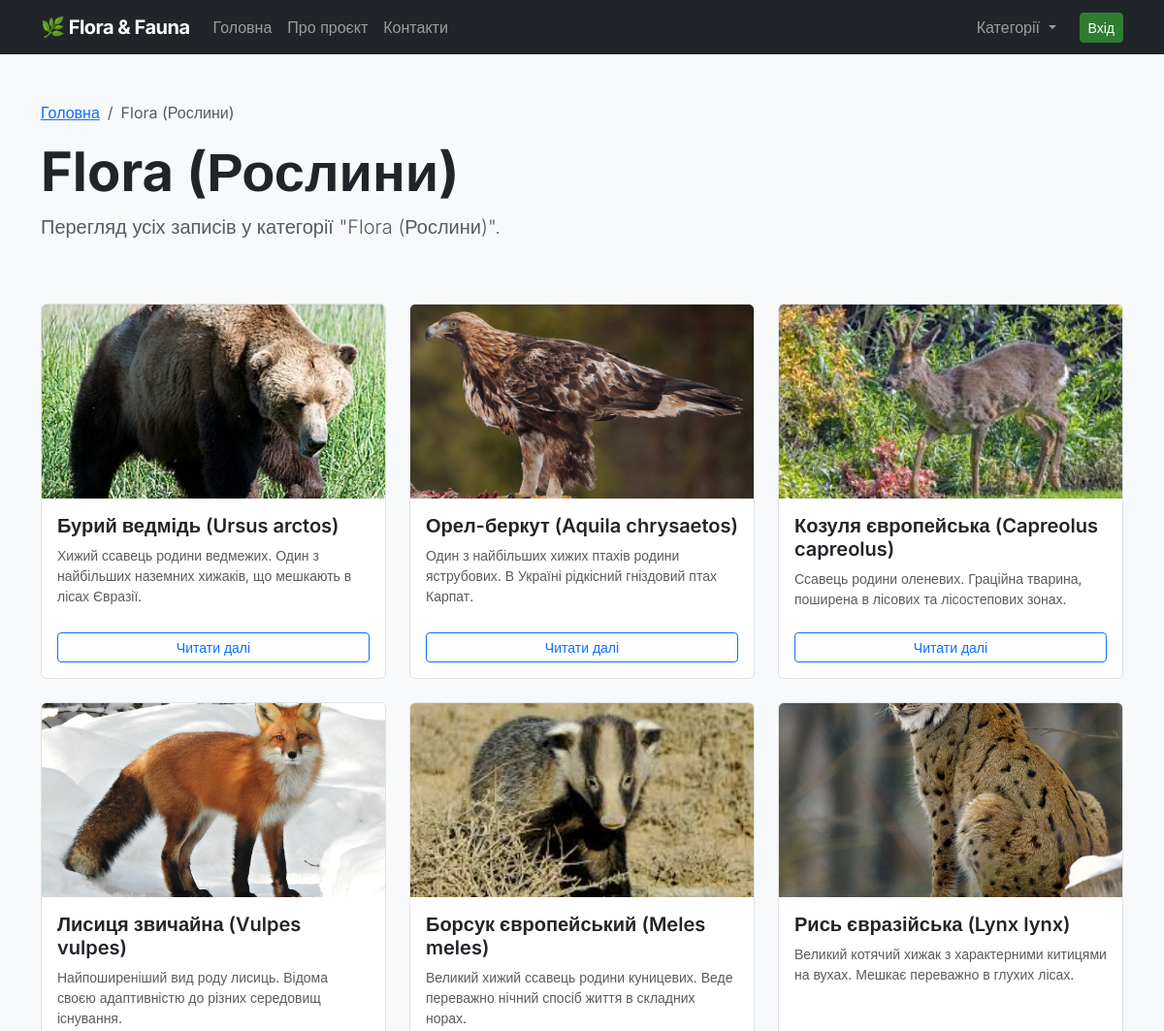
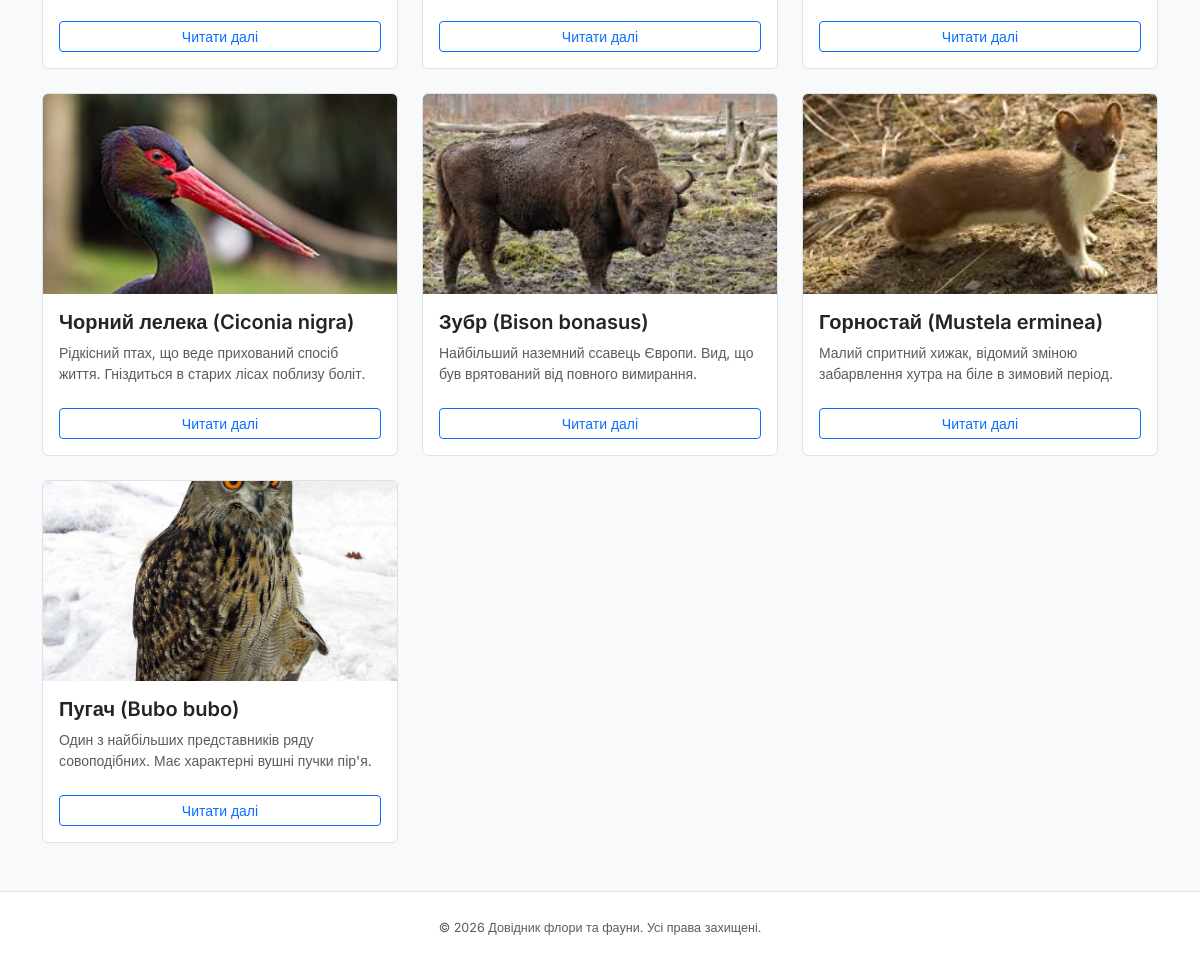
/category.php?id=2, run on the app's committed database (2 pictures, top to bottom).
### tables this page shows
CREATE TABLE IF NOT EXISTS `menu` (
    `id` INT AUTO_INCREMENT PRIMARY KEY,
    `title` VARCHAR(50) NOT NULL,
    `url` VARCHAR(100) NOT NULL DEFAULT '/'
);

CREATE TABLE IF NOT EXISTS `categories` (
    `id` INT AUTO_INCREMENT PRIMARY KEY,
    `name` VARCHAR(100) NOT NULL UNIQUE
);

CREATE TABLE IF NOT EXISTS `entries` (
    `id` INT AUTO_INCREMENT PRIMARY KEY,
    `category_id` INT NOT NULL,
    `title` VARCHAR(255) NOT NULL,
    `content` TEXT NOT NULL,
    `image_path` VARCHAR(255) DEFAULT NULL,
    `created_at` TIMESTAMP DEFAULT CURRENT_TIMESTAMP,
    `updated_at` TIMESTAMP DEFAULT CURRENT_TIMESTAMP ON UPDATE CURRENT_TIMESTAMP,
    CONSTRAINT `fk_entries_category` FOREIGN KEY (`category_id`) REFERENCES `categories`(`id`) ON DELETE CASCADE
);

### category.php (called while the page is built, shortened)
<?php
require_once __DIR__ . '/core/init.php';
$id = isset($_GET['id']) ? (int)$_GET['id'] : 0;
$category = get_category_by_id($db_connection, $id);
$entries = get_entries_by_category($db_connection, $id);
require_once __DIR__ . '/views/header.view.php';
require_once __DIR__ . '/views/category.view.php';
require_once __DIR__ . '/views/footer.view.php';

### core/functions.php (called while the page is built, shortened)
<?php
function get_navigation_menu(PDO $connection): array
{
    $query = "SELECT title, url FROM menu ORDER BY id ASC";
    $statement = $connection->query($query);
    return $statement->fetchAll();
}
function get_active_categories(PDO $connection): array
{
    $query = "SELECT id, name FROM categories ORDER BY name ASC";
    $statement = $connection->query($query);
    return $statement->fetchAll();
}
function get_entries_by_category(PDO $connection, int $category_id): array
{
    $query = "SELECT e.*, c.name as category_name
              FROM entries e
              JOIN categories c ON e.category_id = c.id
              WHERE e.category_id = :category_id
              ORDER BY e.created_at DESC";
    $statement = $connection->prepare($query);
    $statement->execute(['category_id' => $category_id]);
    return $statement->fetchAll();
}

### core/init.php (called while the page is built, shortened)
<?php
require_once __DIR__ . '/functions.php';
try {
    $db_connection = get_db_connection();
    $header_menu = get_navigation_menu($db_connection);
    $header_categories = get_active_categories($db_connection);
} catch (PDOException $e) {
    if (($_ENV['APP_ENV'] ?? 'development') === 'development') {
        die("Помилка підключення до бази даних: " . $e->getMessage());
    }
    error_log("DB Connection Error: " . $e->getMessage());
}

### views/category.view.php (the view, shortened to what this page needs)
<div class="row align-items-center mb-5">
    <div class="col-lg-8">
        <nav aria-label="breadcrumb">
            <ol class="breadcrumb">
                <li class="breadcrumb-item"><a href="/">Головна</a></li>
                <li class="breadcrumb-item active" aria-current="page"><?= htmlspecialchars($category['name']) ?></li>
            </ol>
        </nav>
        <h1 class="display-4 fw-bold"><?= htmlspecialchars($category['name']) ?></h1>
        <p class="lead text-muted">Перегляд усіх записів у категорії "<?= htmlspecialchars($category['name']) ?>".</p>
    </div>
</div>
<div class="row row-cols-1 row-cols-md-2 row-cols-lg-3 g-4">
    <?php if (empty($entries)): ?>
        <div class="col-12 text-center py-5">
            <div class="alert alert-info">
                У цій категорії поки що немає записів.
            </div>
            <a href="/" class="btn btn-primary">Повернутися на головну</a>
        </div>
    <?php else: ?>
        <?php foreach ($entries as $entry): ?>
            <div class="col">
                <div class="card h-100 border">
                    <?php if (!empty($entry['image_path'])): ?>
                        <img src="/img/<?= htmlspecialchars($entry['image_path']) ?>"
                             class="card-img-top"
                             alt="<?= htmlspecialchars($entry['title']) ?>"
                             style="height: 200px; object-fit: cover;">
                    <?php else: ?>
                        <div class="bg-secondary text-white d-flex align-items-center justify-content-center" style="height: 200px;">
                            <span class="small">Фото відсутнє</span>
                        </div>
                    <?php endif; ?>
                    <div class="card-body">
                        <h5 class="card-title fw-semibold">
                            <?= htmlspecialchars($entry['title']) ?>
                        </h5>
                        <p class="card-text text-muted small">
                            <?= htmlspecialchars(mb_strimwidth(strip_tags($entry['content']), 0, 100, "...")) ?>
                        </p>
                    </div>
                    <div class="card-footer bg-transparent border-0 pb-3">
                        <a href="/item.php?id=<?= (int)$entry['id'] ?>" class="btn btn-outline-primary btn-sm w-100">
                            Читати далі
                        </a>
                    </div>
                </div>
            </div>
        <?php endforeach; ?>
    <?php endif; ?>
</div>

### views/header.view.php (shortened to what this page needs)
<!DOCTYPE html>
<html lang="uk">
<head>
    <link href="https://cdn.jsdelivr.net/npm/bootstrap@5.3.3/dist/css/bootstrap.min.css" rel="stylesheet">
    <link rel="stylesheet" href="/css/main.css">
</head>
<body class="bg-light">
    <nav class="navbar navbar-expand-lg navbar-dark bg-dark">
        <div class="container">
            <a class="navbar-brand fw-bold" href="/">🌿 Flora & Fauna</a>
            <div class="collapse navbar-collapse" id="navbarMain">
                <ul class="navbar-nav me-auto mb-2 mb-lg-0">
                    <?php foreach ($header_menu as $menu_item): ?>
                        <li class="nav-item">
                            <a class="nav-link" href="<?= htmlspecialchars($menu_item['url']) ?>">
                                <?= htmlspecialchars($menu_item['title']) ?>
                            </a>
                        </li>
                    <?php endforeach; ?>
                </ul>
                <ul class="navbar-nav ms-auto mb-2 mb-lg-0">
                    <?php if (isset($header_categories)): ?>
                        <li class="nav-item dropdown">
                            <a class="nav-link dropdown-toggle" href="#" id="categoryDropdown" role="button" data-bs-toggle="dropdown" aria-expanded="false">
                                Категорії
                            </a>
                        </li>
                    <?php endif; ?>
                </ul>
                <div class="d-flex ms-lg-3">
                    <?php if (isset($_SESSION['user_id'])): ?>
                        <a href="/admin/index.php" class="btn btn-outline-light btn-sm">Адмін-панель</a>
                    <?php else: ?>
                        <a href="/login.php" class="btn btn-primary btn-sm">Вхід</a>
                    <?php endif; ?>
                </div>
            </div>
        </div>
    </nav>
    <main class="container py-5">

### views/footer.view.php (shortened to what this page needs)
    </main>
    <footer class="footer mt-auto py-4 bg-white border-top">
        <div class="container text-center">
            <span class="text-muted small">© <?= date('Y') ?> Довідник флори та фауни. Усі права захищені.</span>
        </div>
    </footer>
</body>
</html>

### css/main.css (style rules this page uses)
:root { --primary-color: #2e7d32; --secondary-color: #607d8b; --bg-color: #f8f9fa; --text-color: #212529; }
body { font-family: 'Inter', sans-serif; color: var(--text-color); min-height: 100vh; display: flex; flex-direction: column; }
main { flex: 1; }
.navbar-brand { letter-spacing: -0.5px; }
.btn-primary { background-color: var(--primary-color); border-color: var(--primary-color); }
.card { border: 1px solid rgba(0,0,0,.125); }
.footer { font-size: 0.9rem; }

### data on the page
menu: title "Головна"
menu: title "Про проєкт"
menu: title "Контакти"
categories: name "Flora (Рослини)"
entries: image_path (picture), title "Бурий ведмідь (Ursus arctos)", content "Хижий ссавець родини ведмежих. Один з найбільших наземних хижаків, що мешкають в лісах Євразії."
entries: image_path (picture), title "Орел-беркут (Aquila chrysaetos)", content "Один з найбільших хижих птахів родини яструбових. В Україні рідкісний гніздовий птах Карпат."
entries: image_path (picture), title "Козуля європейська (Capreolus capreolus)", content "Ссавець родини оленевих. Граційна тварина, поширена в лісових та лісостепових зонах."
entries: image_path (picture), title "Лисиця звичайна (Vulpes vulpes)", content "Найпоширеніший вид роду лисиць. Відома своєю адаптивністю до різних середовищ існування."
entries: image_path (picture), title "Борсук європейський (Meles meles)", content "Великий хижий ссавець родини куницевих. Веде переважно нічний спосіб життя в складних норах."
entries: image_path (picture), title "Рись євразійська (Lynx lynx)", content "Великий котячий хижак з характерними китицями на вухах. Мешкає переважно в глухих лісах."
entries: image_path (picture), title "Чорний лелека (Ciconia nigra)", content "Рідкісний птах, що веде прихований спосіб життя. Гніздиться в старих лісах поблизу боліт."
entries: image_path (picture), title "Зубр (Bison bonasus)", content "Найбільший наземний ссавець Європи. Вид, що був врятований від повного вимирання."
entries: image_path (picture), title "Горностай (Mustela erminea)", content "Малий спритний хижак, відомий зміною забарвлення хутра на біле в зимовий період."
entries: image_path (picture), title "Пугач (Bubo bubo)", content "Один з найбільших представників ряду совоподібних. Має характерні вушні пучки пір'я."
